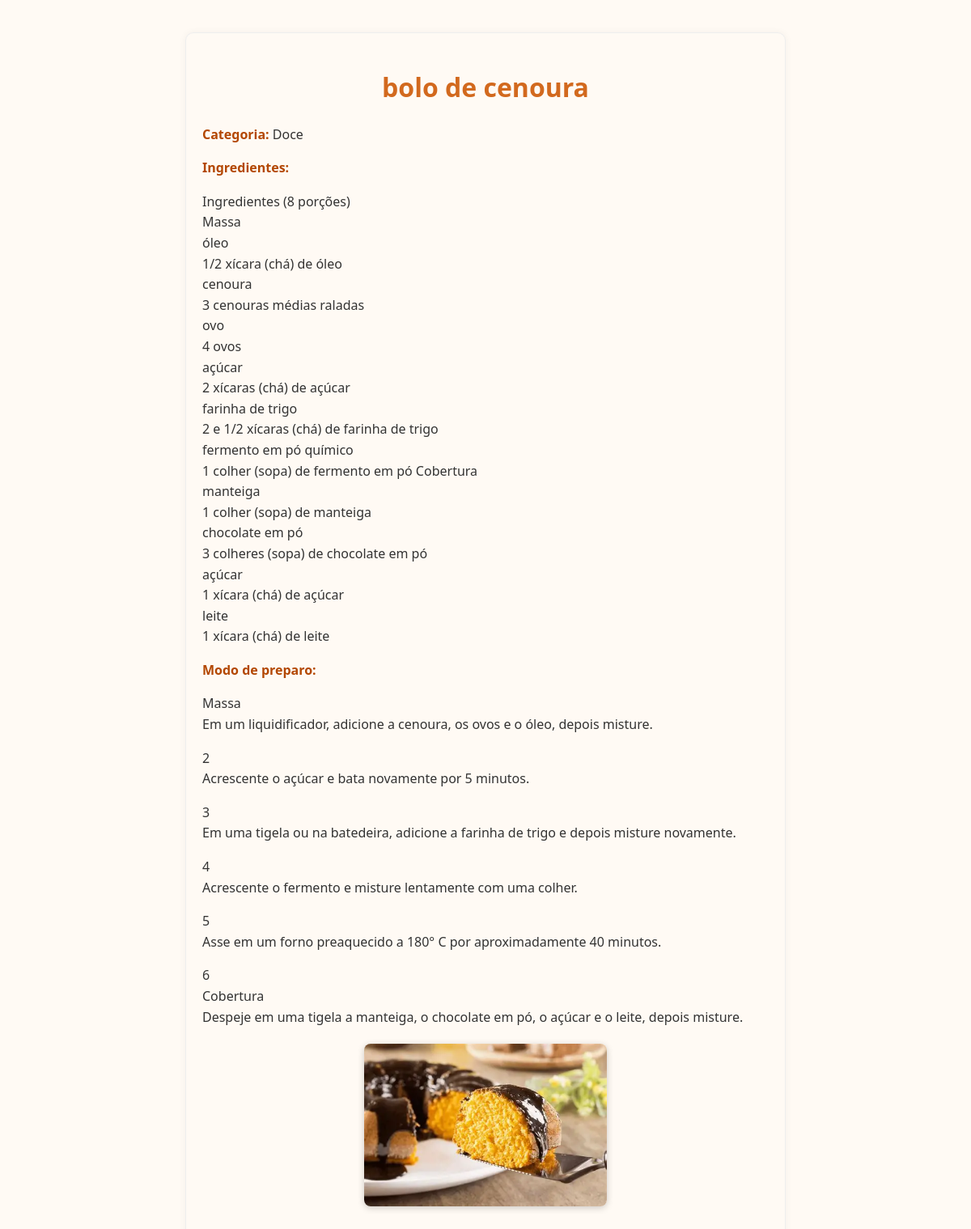
Page /2/ on the committed database.
### receitas/models.py (models this page shows, shortened)
class Receita(models.Model):
    CATEGORIAS = [
        ('Sopa', 'Sopa'),
        ('Doce', 'Doce'),
        ('Principal', 'Prato Principal'),
        ('Salada', 'Salada'),
        ('Lanche', 'Lanche'),
        ('Bebida', 'Bebida'),
        ('Molho', 'Molho'),
        ('Acompanhamento', 'Acompanhamento'),
        ('Café da Manhã', 'Café da Manhã'),
        ('Vegano', 'Vegano'),
        ('Vegetariano', 'Vegetariano'),
        ('Sobremesa', 'Sobremesa'),
        ('Petisco', 'Petisco'),
    ]
    nome = models.CharField(max_length=100)
    ingredientes = models.TextField()
    modo_preparo = models.TextField()
    categoria = models.CharField(max_length=20, choices=CATEGORIAS)
    imagem = models.ImageField(upload_to='receitas/', blank=True, null=True)

### receitas/views.py (the view)
# urls.py: path('<int:id>/', views.detalhe_receita, name='detalhe'),
def detalhe_receita(request, id):
    receita = get_object_or_404(Receita, id=id)
    if request.method == 'POST':
        form = ReceitaForm(request.POST, request.FILES, instance=receita)
        if form.is_valid():
            form.save()
            return redirect('receitas:detalhe', id=receita.id)
    else:
        form = ReceitaForm(instance=receita)
    return render(request, 'detalhes.html', {'receita': receita, 'form': form})

### receitas/templates/detalhes.html (shortened to what this page needs)
{% load static %}
<!DOCTYPE html>
<html lang="pt-br">
<head>
</head>
<body>
<h1>{{ receita.nome }}</h1>
<p><strong>Categoria:</strong> {{ receita.categoria }}</p>
<p><strong>Ingredientes:</strong><br>{{ receita.ingredientes|linebreaks }}</p>
<p><strong>Modo de preparo:</strong><br>{{ receita.modo_preparo|linebreaks }}</p>
{% if receita.imagem %}
  <img src="{{ receita.imagem.url }}" width="300">
{% endif %}
</body>
</html>

### receitas/templates/detalhes.html (style rules this page uses)
body { font-family: "Segoe UI", Arial, sans-serif; background-color: #fffaf4; color: #333; margin: 40px auto; max-width: 700px; padding: 20px; line-height: 1.6; border: 1px solid #eee; border-radius: 10px; box-shadow: 0 0 10px rgba(0,0,0,0.05); }
h1 { text-align: center; color: #d2691e; margin-bottom: 20px; }
p { margin-bottom: 15px; }
strong { color: #b34700; }
img { display: block; margin: 20px auto; border-radius: 8px; box-shadow: 0 2px 8px rgba(0,0,0,0.2); }

### rows in the picture
Receita: nome "bolo de cenoura", categoria "Doce", ingredientes "Ingredientes (8 porções) Massa óleo 1/2 xícara (chá) de óleo cenoura 3 cenouras médias raladas ovo 4 ovos açúcar 2 xícaras (chá) de açúcar farinha de trigo 2 e 1/2 xícaras (chá) de farinha de trigo fermento em pó químico 1 colher (sopa) de fermento em pó Cobertura manteiga 1 colher (sopa) de manteiga chocolate em pó 3 colheres (sopa) de chocolate em pó açúcar 1 xícara (chá) de açúcar leite 1 xícara (chá) de leite", modo_preparo "Massa Em um liquidificador, adicione a cenoura, os ovos e o óleo, depois misture. 2 Acrescente o açúcar e bata novamente por 5 minutos. 3 Em uma tigela ou na batedeira, adicione a farinha de trigo e depois misture novamente. 4 Acrescente o fermento e misture lentamente com uma colher. 5 Asse em um forno preaquecido a 180° C por aproximadamente 40 minutos. 6 Cobertura Despeje em uma tigela a manteiga, o chocolate em pó, o açúcar e o leite, depois misture.", imagem (picture)
